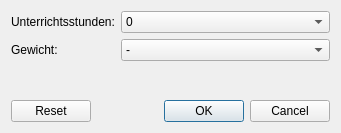
<?xml version="1.0" encoding="UTF-8"?>
<ui version="4.0">
 <class>Dialog</class>
 <widget class="QDialog" name="Dialog">
  <property name="geometry">
   <rect>
    <x>0</x>
    <y>0</y>
    <width>341</width>
    <height>133</height>
   </rect>
  </property>
  <property name="windowTitle">
   <string>Dialog</string>
  </property>
  <layout class="QVBoxLayout" name="verticalLayout">
   <item>
    <layout class="QFormLayout" name="formLayout">
     <item row="0" column="0">
      <widget class="QLabel" name="label">
       <property name="text">
        <string>Unterrichtsstunden:</string>
       </property>
      </widget>
     </item>
     <item row="0" column="1">
      <widget class="QComboBox" name="number">
       <property name="editable">
        <bool>false</bool>
       </property>
       <item>
        <property name="text">
         <string>0</string>
        </property>
       </item>
       <item>
        <property name="text">
         <string>1</string>
        </property>
       </item>
       <item>
        <property name="text">
         <string>2</string>
        </property>
       </item>
       <item>
        <property name="text">
         <string>3</string>
        </property>
       </item>
       <item>
        <property name="text">
         <string>4</string>
        </property>
       </item>
       <item>
        <property name="text">
         <string>5</string>
        </property>
       </item>
       <item>
        <property name="text">
         <string>6</string>
        </property>
       </item>
       <item>
        <property name="text">
         <string>7</string>
        </property>
       </item>
       <item>
        <property name="text">
         <string>8</string>
        </property>
       </item>
       <item>
        <property name="text">
         <string>9</string>
        </property>
       </item>
      </widget>
     </item>
     <item row="1" column="0">
      <widget class="QLabel" name="label_2">
       <property name="text">
        <string>Gewicht:</string>
       </property>
      </widget>
     </item>
     <item row="1" column="1">
      <widget class="QComboBox" name="weight">
       <property name="editable">
        <bool>false</bool>
       </property>
       <property name="currentText">
        <string>+</string>
       </property>
       <item>
        <property name="text">
         <string>-</string>
        </property>
       </item>
       <item>
        <property name="text">
         <string>1</string>
        </property>
       </item>
       <item>
        <property name="text">
         <string>2</string>
        </property>
       </item>
       <item>
        <property name="text">
         <string>3</string>
        </property>
       </item>
       <item>
        <property name="text">
         <string>4</string>
        </property>
       </item>
       <item>
        <property name="text">
         <string>5</string>
        </property>
       </item>
       <item>
        <property name="text">
         <string>6</string>
        </property>
       </item>
       <item>
        <property name="text">
         <string>7</string>
        </property>
       </item>
       <item>
        <property name="text">
         <string>8</string>
        </property>
       </item>
       <item>
        <property name="text">
         <string>9</string>
        </property>
       </item>
       <item>
        <property name="text">
         <string>+</string>
        </property>
       </item>
      </widget>
     </item>
    </layout>
   </item>
   <item>
    <widget class="QDialogButtonBox" name="buttonBox">
     <property name="orientation">
      <enum>Qt::Horizontal</enum>
     </property>
     <property name="standardButtons">
      <set>QDialogButtonBox::Cancel|QDialogButtonBox::Ok|QDialogButtonBox::Reset</set>
     </property>
    </widget>
   </item>
  </layout>
 </widget>
 <resources/>
 <connections>
  <connection>
   <sender>buttonBox</sender>
   <signal>accepted()</signal>
   <receiver>Dialog</receiver>
   <slot>accept()</slot>
   <hints>
    <hint type="sourcelabel">
     <x>248</x>
     <y>254</y>
    </hint>
    <hint type="destinationlabel">
     <x>157</x>
     <y>274</y>
    </hint>
   </hints>
  </connection>
  <connection>
   <sender>buttonBox</sender>
   <signal>rejected()</signal>
   <receiver>Dialog</receiver>
   <slot>reject()</slot>
   <hints>
    <hint type="sourcelabel">
     <x>316</x>
     <y>260</y>
    </hint>
    <hint type="destinationlabel">
     <x>286</x>
     <y>274</y>
    </hint>
   </hints>
  </connection>
 </connections>
</ui>
